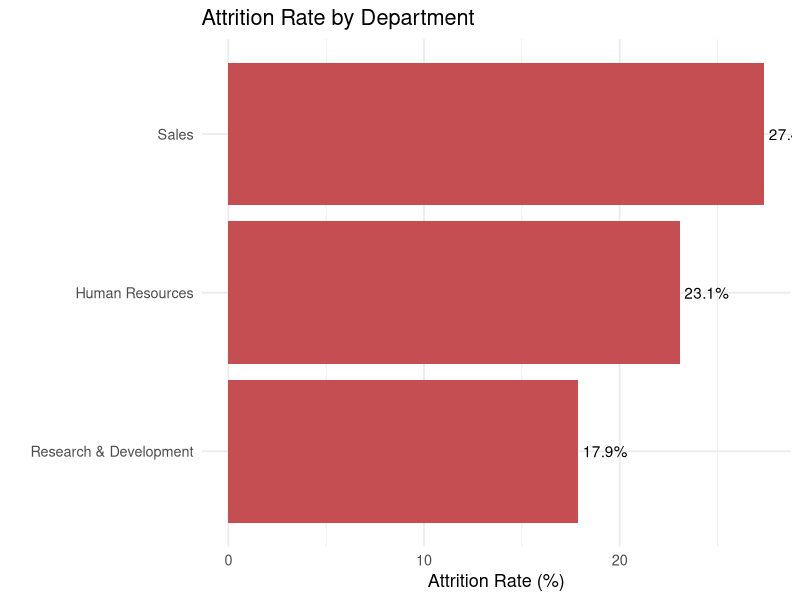
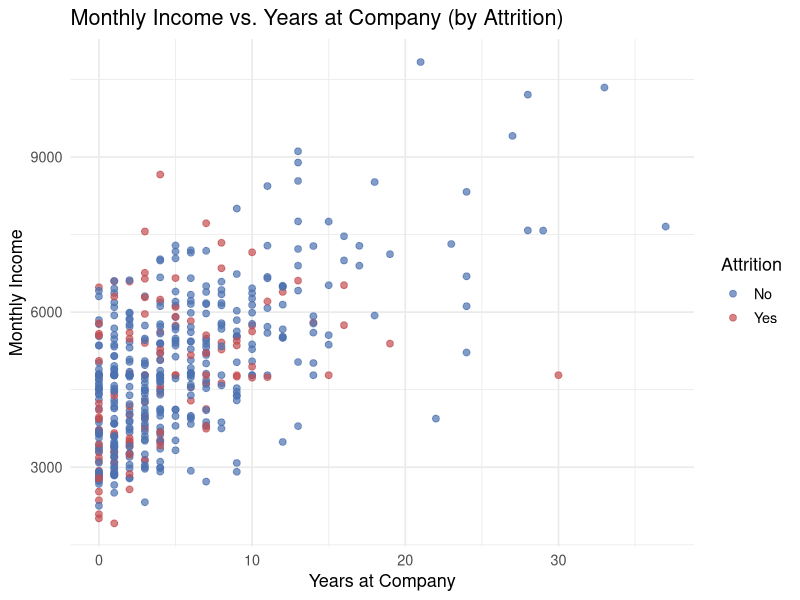
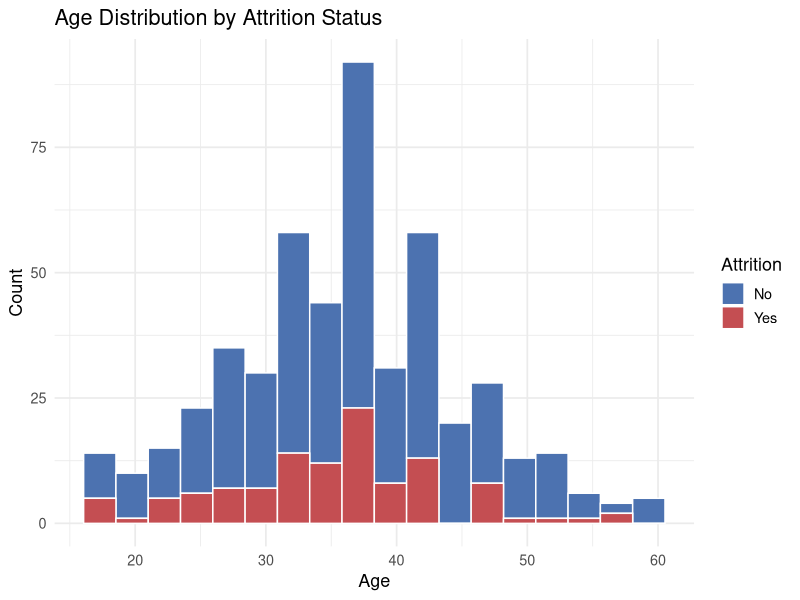
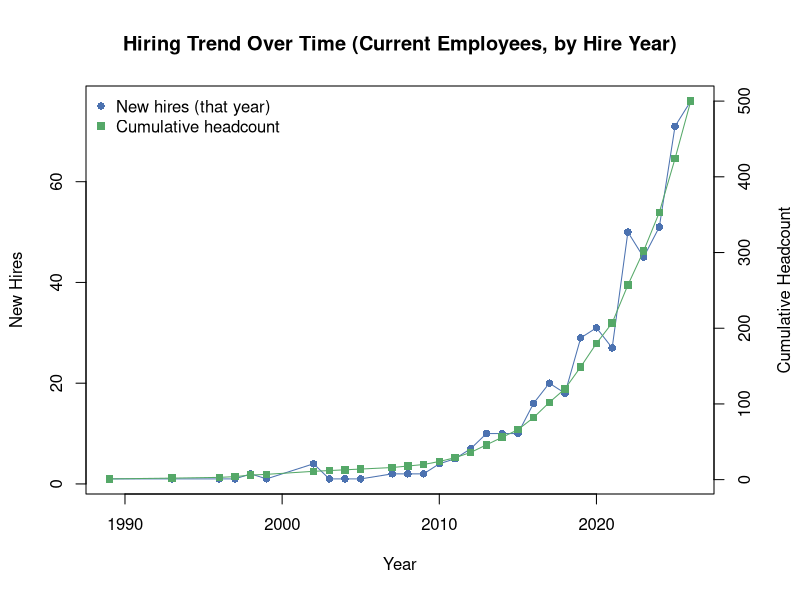
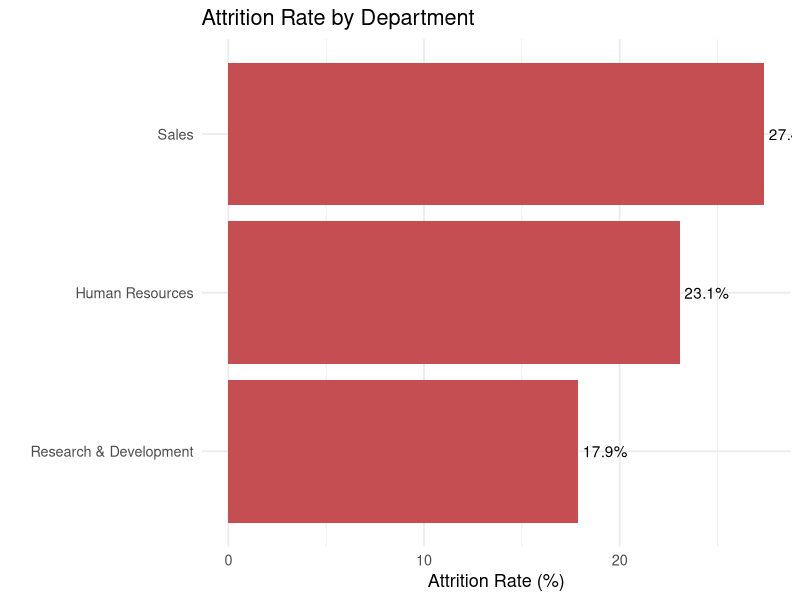
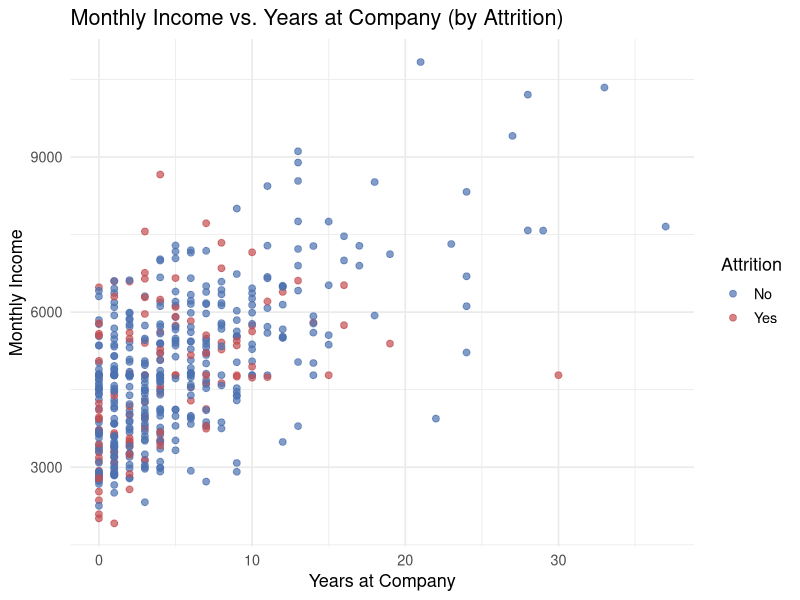
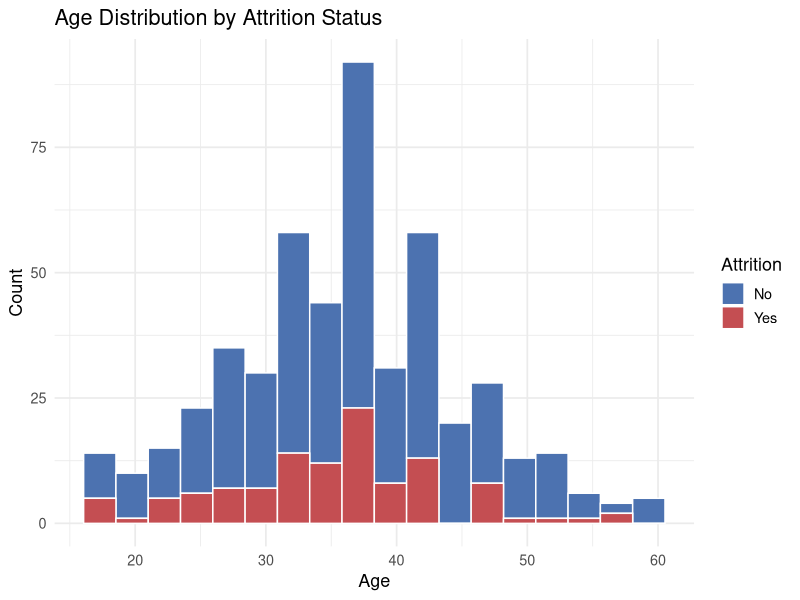
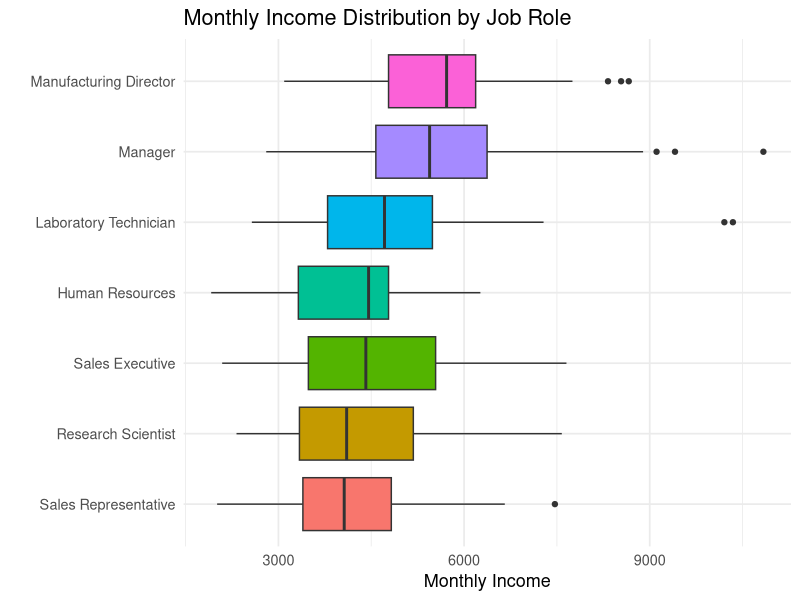

Generate these figures, in order, with R:
## =============================================================
## Internship Week 2: Data Visualization & Insight Communication
## Dataset : Employee Attrition Dataset (continued from Week 1)
## Author  : Nishanth Sridhar
## =============================================================

library(tidyverse)   # ggplot2, dplyr, readr
library(scales)      # percent/label formatting on axes

# ---- 1. Load the cleaned Week 1 dataset -----------------------------
df <- read_csv("employee_attrition_cleaned.csv", show_col_types = FALSE)

# Derive HireYear (used for the time-trend chart in Section 5)
CURRENT_YEAR <- 2026
df <- df %>% mutate(HireYear = CURRENT_YEAR - YearsAtCompany)

# =====================================================================
## 2. BAR CHART — Attrition rate by Department
## Chart type chosen: horizontal bar chart, for comparing a rate (%)
## across a small number of unordered categories.
# =====================================================================
attr_dept <- df %>%
  group_by(Department) %>%
  summarise(attrition_rate = mean(Attrition == "Yes") * 100) %>%
  arrange(attrition_rate)

ggplot(attr_dept, aes(x = reorder(Department, attrition_rate), y = attrition_rate)) +
  geom_col(fill = "#C44E52") +
  geom_text(aes(label = paste0(round(attrition_rate,1), "%")), hjust = -0.1) +
  coord_flip() +
  labs(title = "Attrition Rate by Department",
       x = "", y = "Attrition Rate (%)") +
  theme_minimal(base_size = 13)
ggsave("bar_attrition_dept.png", width = 7, height = 4.5, dpi = 150)

# =====================================================================
## 3. SCATTER PLOT — Monthly Income vs. Years at Company, by Attrition
## Chart type chosen: scatter plot, to reveal the relationship between
## two continuous variables while a third categorical variable (colour)
## shows how attrition is distributed across that relationship.
# =====================================================================
ggplot(df, aes(x = YearsAtCompany, y = MonthlyIncome, color = Attrition)) +
  geom_point(alpha = 0.7, size = 2) +
  scale_color_manual(values = c("No" = "#4C72B0", "Yes" = "#C44E52")) +
  labs(title = "Monthly Income vs. Years at Company (by Attrition)",
       x = "Years at Company", y = "Monthly Income") +
  theme_minimal(base_size = 13)
ggsave("scatter_income_years.png", width = 7.2, height = 5, dpi = 150)

cor(df$MonthlyIncome, df$YearsAtCompany)   # correlation coefficient referenced in the narrative

# =====================================================================
## 4. HISTOGRAM — Age distribution split by Attrition
## Chart type chosen: stacked histogram, to compare the shape of a
## continuous distribution (Age) across two groups (Attrition Yes/No).
# =====================================================================
ggplot(df, aes(x = Age, fill = Attrition)) +
  geom_histogram(bins = 18, position = "stack", color = "white") +
  scale_fill_manual(values = c("No" = "#4C72B0", "Yes" = "#C44E52")) +
  labs(title = "Age Distribution by Attrition Status", x = "Age", y = "Count") +
  theme_minimal(base_size = 13)
ggsave("hist_age_attrition.png", width = 7.2, height = 4.5, dpi = 150)

# =====================================================================
## 5. LINE CHART — Hiring trend over time (current employees, by hire year)
## Chart type chosen: dual-axis line chart, the standard choice for
## showing a trend over a continuous time axis (year) together with a
## cumulative running total.
# =====================================================================
hires_per_year <- df %>% count(HireYear, name = "new_hires") %>% arrange(HireYear)
hires_per_year <- hires_per_year %>% mutate(cumulative = cumsum(new_hires))

# Base R dual-axis version (kept close to how it is often taught):
par(mar = c(5, 4, 4, 4) + 0.3)
plot(hires_per_year$HireYear, hires_per_year$new_hires, type = "o", pch = 16,
     col = "#4C72B0", xlab = "Year", ylab = "New Hires",
     main = "Hiring Trend Over Time (Current Employees, by Hire Year)")
par(new = TRUE)
plot(hires_per_year$HireYear, hires_per_year$cumulative, type = "o", pch = 15,
     col = "#55A868", axes = FALSE, xlab = "", ylab = "")
axis(side = 4)
mtext("Cumulative Headcount", side = 4, line = 3)
legend("topleft", legend = c("New hires (that year)", "Cumulative headcount"),
       col = c("#4C72B0", "#55A868"), pch = c(16, 15), bty = "n")
dev.copy(png, "line_hiring_trend.png", width = 800, height = 480); dev.off()

# =====================================================================
## 6. BOXPLOT — Monthly Income distribution by Job Role
## Chart type chosen: boxplot, ideal for comparing the spread, median,
## and outliers of a continuous variable across several categories.
# =====================================================================
role_order <- df %>% group_by(JobRole) %>%
  summarise(med = median(MonthlyIncome)) %>% arrange(med) %>% pull(JobRole)
df$JobRole <- factor(df$JobRole, levels = role_order)

ggplot(df, aes(x = MonthlyIncome, y = JobRole, fill = JobRole)) +
  geom_boxplot(show.legend = FALSE) +
  labs(title = "Monthly Income Distribution by Job Role",
       x = "Monthly Income", y = "") +
  theme_minimal(base_size = 13)
ggsave("box_income_role.png", width = 8.5, height = 5, dpi = 150)

# =====================================================================
## 7. STACKED BAR — Attrition rate within each Job Satisfaction level
## Chart type chosen: 100%-stacked bar chart, best for showing how a
## binary outcome (Attrition) is proportionally distributed within
## each level of an ordinal variable (JobSatisfaction).
# =====================================================================
jobsat_attr <- df %>%
  count(JobSatisfaction, Attrition) %>%
  group_by(JobSatisfaction) %>%
  mutate(pct = n / sum(n) * 100)

ggplot(jobsat_attr, aes(x = factor(JobSatisfaction), y = pct, fill = Attrition)) +
  geom_col(position = "stack") +
  scale_fill_manual(values = c("No" = "#4C72B0", "Yes" = "#C44E52")) +
  labs(title = "Attrition Rate Within Each Job Satisfaction Level",
       x = "Job Satisfaction (1 = Low, 4 = High)", y = "% of Employees") +
  theme_minimal(base_size = 13)
ggsave("stackedbar_jobsat_attrition.png", width = 7, height = 4.5, dpi = 150)

# =====================================================================
## 8. DONUT CHART — Education Field distribution
## Chart type chosen: donut chart, a simple, non-technical-audience-
## friendly way to show the composition of a single categorical variable.
# =====================================================================
edu <- df %>% count(EducationField) %>% mutate(pct = n / sum(n) * 100,
                                                 label = paste0(EducationField, " (", round(pct,1), "%)"))

ggplot(edu, aes(x = 2, y = pct, fill = EducationField)) +
  geom_col(color = "white") +
  coord_polar(theta = "y") +
  xlim(0.5, 2.5) +
  labs(title = "Education Field Distribution", fill = "Education Field") +
  theme_void(base_size = 13)
ggsave("donut_education_field.png", width = 6, height = 6, dpi = 150)

# =====================================================================
## 9. GROUPED BAR CHART — Average Monthly Income by Department and Gender
## Chart type chosen: grouped (dodged) bar chart, for comparing a
## numeric summary (mean income) across two categorical dimensions
## side-by-side (Department x Gender).
# =====================================================================
inc_g <- df %>% group_by(Department, Gender) %>%
  summarise(avg_income = mean(MonthlyIncome), .groups = "drop")

ggplot(inc_g, aes(x = Department, y = avg_income, fill = Gender)) +
  geom_col(position = position_dodge(width = 0.7), width = 0.6) +
  scale_fill_manual(values = c("Male" = "#4C72B0", "Female" = "#DD8452")) +
  labs(title = "Average Monthly Income by Department and Gender",
       x = "", y = "Average Monthly Income") +
  theme_minimal(base_size = 13) +
  theme(axis.text.x = element_text(angle = 10, hjust = 1))
ggsave("bar_income_dept_gender.png", width = 7.5, height = 4.8, dpi = 150)

## =============================================================
## End of Week 2 script
## =============================================================
